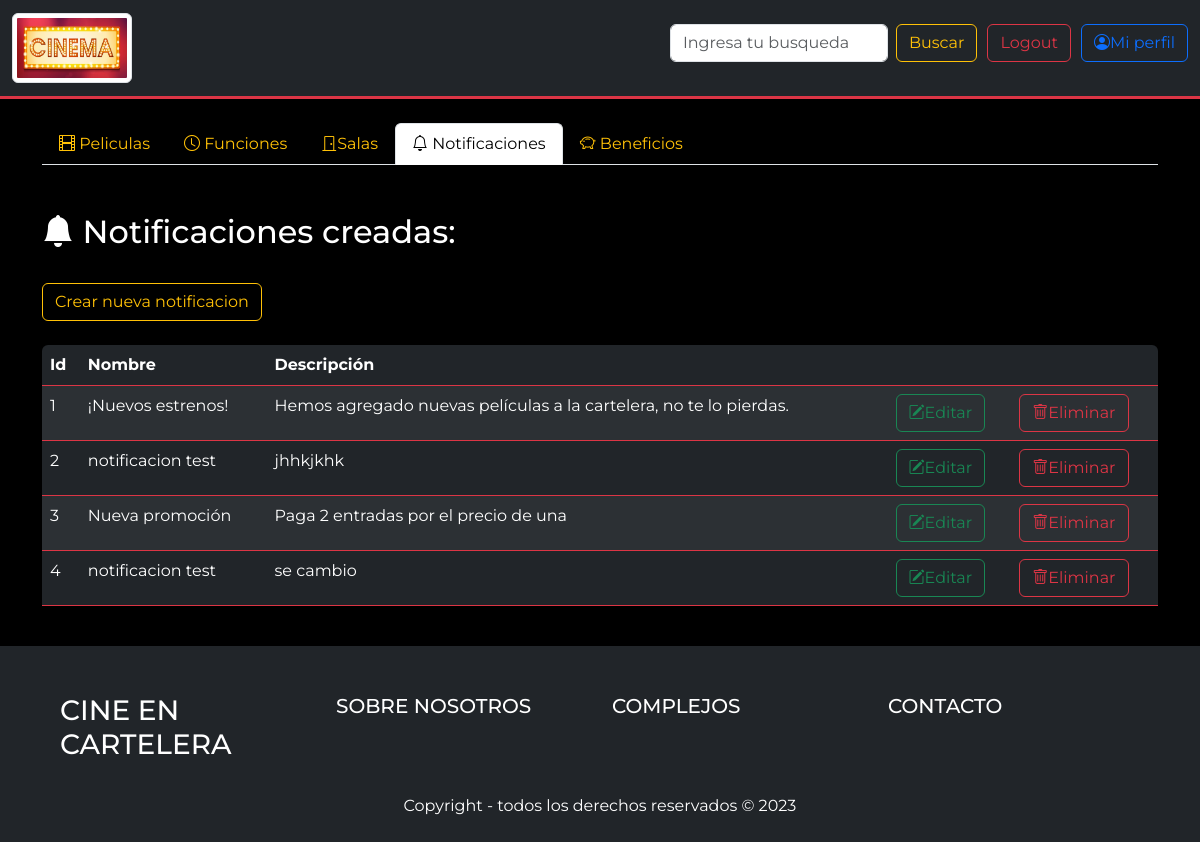
Screenshot of /notificacion_menu.php (signed in) with the database file from the repository.
### tables this page shows
CREATE TABLE `notificacion` (
  `id_notificacion` int(11) NOT NULL,
  `nombre_notificacion` varchar(50) NOT NULL,
  `descripcion` varchar(100) NOT NULL
);

### MVC/controladores/notificacionControlador.php (called while the page is built, shortened)
<?php
    class NotificacionControlador
    {
        public function mostrarNotificaciones()
        {
            require ("MVC/modelos/notificacion.php");
            $notificacionObj = new Notificacion();
            $lista_notificaciones = $notificacionObj->mostrarNotificaciones();
            require("MVC/vistas/lista_notificaciones.php");
        }
    }
?>

### notificacion_menu.php (called while the page is built, shortened)
<?php
require("MVC/controladores/notificacionControlador.php");
$notificacionControlador = new NotificacionControlador();
$notificacionControlador->mostrarNotificaciones();
?>

### MVC/modelos/notificacion.php (called while the page is built, shortened)
<?php
class Notificacion
{
    public function mostrarNotificaciones()
    {
        require_once("conexion.php");
        $query_notificaciones = $conn->query("SELECT id_notificacion,nombre_notificacion,descripcion FROM notificacion");
        return $query_notificaciones->fetchAll(PDO::FETCH_ASSOC);
    }
}
?>

### MVC/vistas/lista_notificaciones.php (the view, shortened to what this page needs)
<!DOCTYPE html>
<html lang="en">
<head>
    <link href="https://cdn.jsdelivr.net/npm/bootstrap@5.3.2/dist/css/bootstrap.min.css" rel="stylesheet"
>
    <link rel="stylesheet" href="css/estilos_inicio.css">
    <link rel="stylesheet" href="https://cdn.jsdelivr.net/npm/bootstrap-icons@1.11.2/font/bootstrap-icons.min.css">
    <link rel="stylesheet" href="css/estilo_container_padding.css">
</head>
<body>
<?php require_once("barra_navegacion.php") ?>
    <br>
    <div class="container">
        <nav class="nav nav-tabs">
            <a class="nav-link link-warning" href="home_gerente.php"><i class="bi bi-film"></i> Peliculas</a>
            <a class="nav-link link-warning" href="gerente_funciones.php"><i class="bi bi-clock"></i> Funciones</a>
            <a class="nav-link link-warning" href="#"> <i class="bi bi-door-closed"></i></i>Salas</a>
            <a class="nav-link link-black active" href="#"><i class="bi bi-bell"></i> Notificaciones</a>
            <a class="nav-link link-warning" href="#"><i class="bi bi-piggy-bank"></i> Beneficios</a>
        </nav>
        <h2 class="mt-5"><i class="bi bi-bell-fill"></i> Notificaciones creadas:</h2>
        <br>
        <a class="btn btn-outline-warning" href="nueva_notificacion.php">Crear nueva notificacion</a>
        <div class="table-responsive rounded mt-4">
            <table class="table table-dark table-striped border-danger">
                <thead>
                    <tr>
                        <th>Id</th>
                        <th>Nombre</th>
                        <th>Descripción</th>
                        <th></th>
                        <th></th>
                    </tr>
                </thead>
                <tbody>
                    <?php
                        if(!empty($lista_notificaciones))
                        {
                            foreach ($lista_notificaciones as $notificacion) {
                                echo "<tr>";
                                echo '<td name="id">' . $notificacion["id_notificacion"] . "</td>";
                                echo "<td>" . $notificacion["nombre_notificacion"] . "</td>";
                                echo "<td>" . $notificacion["descripcion"] . "</td>";
                                echo "<td>" . '<a href="actualizar_notificacion.php?id_notificacion=' . $notificacion["id_notificacion"] . '" class="btn btn-outline-success"><i class="bi bi-pencil-square"></i>Editar</a></td>';
                                echo "<td>" . '<a href="eliminar_notificacion.php?id_notificacion=' . $notificacion["id_notificacion"] . '" class="btn btn-outline-danger"><i class="bi bi-trash"></i>Eliminar</a></td>';
                                echo "</tr>";
                            }
                        }
                        else
                        {
                            echo '<div class="alert alert-danger">No se ha encontrado ninguna notificacion.</div>';
                        }
                    ?>
                </tbody>
                </table>
            </div>
        </div>
        <br>
    <?php require_once "footer.php"; ?>
</body>
</html>

### css/estilos_inicio.css (style rules this page uses)
* { padding: 0%; margin: 0%; box-sizing: border-box; font-family: "Montserrat", sans-serif; }
body { background-color: black; color: white; }

### rows the page displays
notificacion: id_notificacion "1", nombre_notificacion "¡Nuevos estrenos!", descripcion "Hemos agregado nuevas películas a la cartelera, no te lo pierdas."
notificacion: id_notificacion "2", nombre_notificacion "notificacion test", descripcion "jhhkjkhk"
notificacion: id_notificacion "3", nombre_notificacion "Nueva promoción", descripcion "Paga 2 entradas por el precio de una"
notificacion: id_notificacion "4", nombre_notificacion "notificacion test", descripcion "se cambio"
